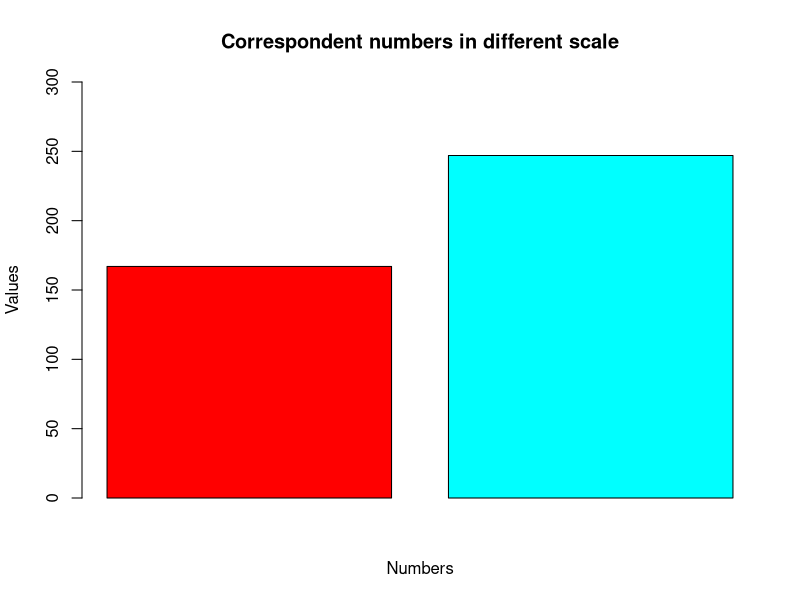
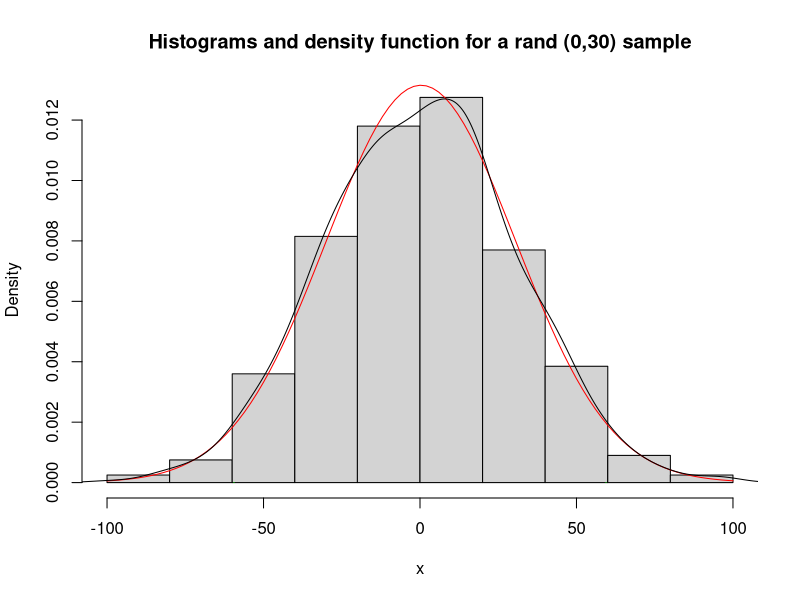

Recreate these plots in R, in order.
## ---- chunk 1
#Set your desired work directory
getwd()  
setwd("C:/Users/najee/Documents/R/MSDS6306-W5-LS")

# Prelim. / Code prep.
rm(list = ls()) 
objects()
## ---- chunk 2
P7 <- function(n, base = 7) 
{
  if (n == 0) 
    return(c())
  if (n < 0) 
    stop(simpleError("Negative number can???t be used with this function"))
  nDigits <- ceiling(log(n + 1, 7))
  powers <- 7 ^ (0:nDigits)
  out <- diff(n %% powers)/powers[-length(powers)]
  out1 <- rev(out)
  out2 <- paste(out1, collapse = '')
  out2 = as.numeric(out2)
  out3 <- 1:out2
  return(out3)
}
# To use the function, just simple enter the integer desired (n) and it will 
# return the series of the first (n) integer up to the (n) correspondent
# number # in base 7. The functions also checks for null and negative values. # For example:  
P7(5)
## ---- chunk 3
Base10to7 <- function(n, base = 7) 
{ 
  if (n == 0) 
    return(c())
  if (n < 0) 
    stop(simpleError("Negative number can???t be used with this function"))
  
##  if ( is.scalar(n) == FALSE) 
##    stop(simpleError("Please use scalar numbers"))
  nDigits <- ceiling(log(n + 1, 7))
  powers <- 7 ^ (0:nDigits)
  out <- diff(n %% powers)/powers[-length(powers)]
  return(rev(out))
}
Base10to7(25)
## ---- chunk 4
Base7to10 = function(base_number, base = 7) 
  {
  split_base = strsplit(as.character(base_number), split = "")
  return(sapply(split_base, function(x) sum(as.numeric(x) * base ^ (rev(seq_along(x) - 1)))))
  }

# To use the function, just simple enter the desired integer (to be considered in base 7) and it will return the correspondent number in base 10. For example: 
Base7to10(5)
## ---- chunk 5
numberInBase <- function(number,base)
  {
  numberInBaseRecur <- function(number,base)
    {
    lastDigit <- function(number,base) number %% base
    if (number == 0) result <- c(0)
    else result <- c(numberInBaseRecur(number %/% base,base),
                     lastDigit(number,base))
    result
    }
  result <- numberInBaseRecur(number,base)
  while (result[1] == 0 && length(result) > 1) result <- result[-1]
  result
  }
use <- function(digiseq)
  {
  digits <- c(as.character(0:9),LETTERS)
  paste(sapply(digiseq,function(x)digits[x + 1]),collapse = "")
  }
use(numberInBase(21,2))

# To use the function use(numberInBase(m,n), just simple enter a desired integer as first parameter and the desired base value as second parameter and the function will return the input m number in the selected base n. For example:  
use(numberInBase(21,2)) # will give you [1] "10101"
use(numberInBase(30,8)) # will give you [1] "36"
use(numberInBase(556,10)) # will give you [1] "556"
use(numberInBase(556,16)) # will give you [1] "22C"

## ---- chunk 6
m <- 167
n <- 8
c <- use(numberInBase(m , n)) # This returns 247 as the equivalent of 167 (b10) in base 8
v <- c(m , c)
v1 <- as.numeric(v)

# using additional arguments to customize a graphic
v1LabelMain <- "Correspondent numbers in different scale"
v1LabelX <- "Numbers"
v1LabelY <- "Values"
v1RainbowColors <- rainbow(length(v1))
# Y axis range could be adjusted like this: ylim<-max(v1) + v1LimY <- c(0, ylim) as well as other customizations are possible ie showing legend, values, adding text, dividing the chart in panels, etc. ???
barplot(height = v1, main = v1LabelMain, xlab = v1LabelX, ylab = v1LabelY, ylim = c(0,300), col = v1RainbowColors)

## ---- chunk 7
# Question 6: plot a histogram for density function Pr(5<X<15) and the uniform distribution is (0, 30)
# Can we generalize this function plot?
# Let's draw a sample of size 1000 from a normal distribution with mean 0 and standard deviation 30 

x <- rnorm(1000, 0, 30)
m = mean(x)
s = sd(x)
hist(x, col = "#d3d3d3", probability = TRUE, main = "Histograms and density function for a rand (0,30) sample")

# Adding vertical lines to capture 95% of the sample
lines(c(-s*1.96,-s*1.96), c(0, dnorm(-s*1.96)), col = "green")
lines(c(s*1.96,s*1.96), c(0, dnorm(s*1.96)), col = "green")

# Adding the distribution curve with parameters m and s 
curve(dnorm(x, mean = m, sd = s), col = "red", add = TRUE)
# Adding the probability density curve  
lines(density(x), col = "black")

## ---- chunk 8
sessionInfo()


